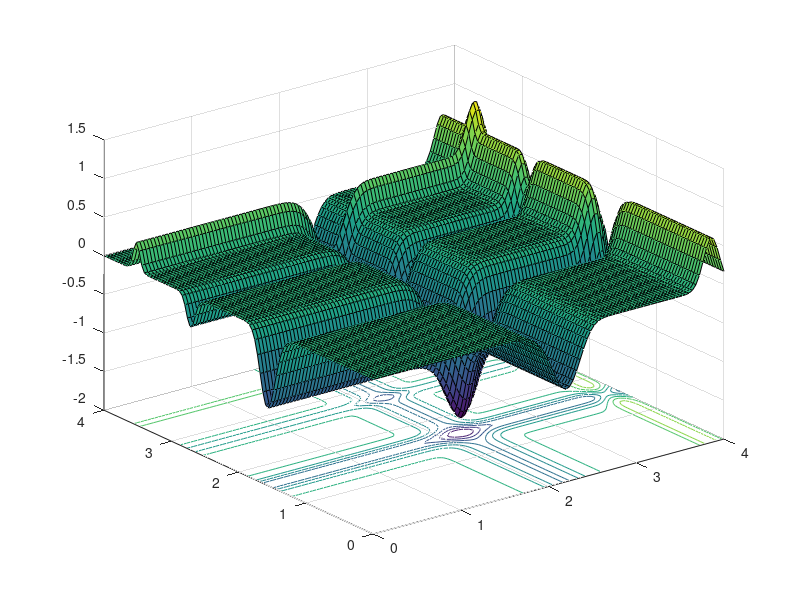

MATLAB code for this plot:
% Grid values of the objective function (visualization)
Ngrid=100;
range=[0 4 0 4];
dx=(range(2)-range(1))/Ngrid;
dy=(range(4)-range(3))/Ngrid;
xgrid=range(1):dx:range(2); ygrid=range(3):dy:range(4);

[x,y]=meshgrid(xgrid,ygrid);
z=-sin(x).*(sin(x.^2/pi)).^20 - sin(y).*(sin(2. .*y.^2/pi)).^20;

% Display the shape of the function to be optimized
figure(1);
surfc(x,y,z);
